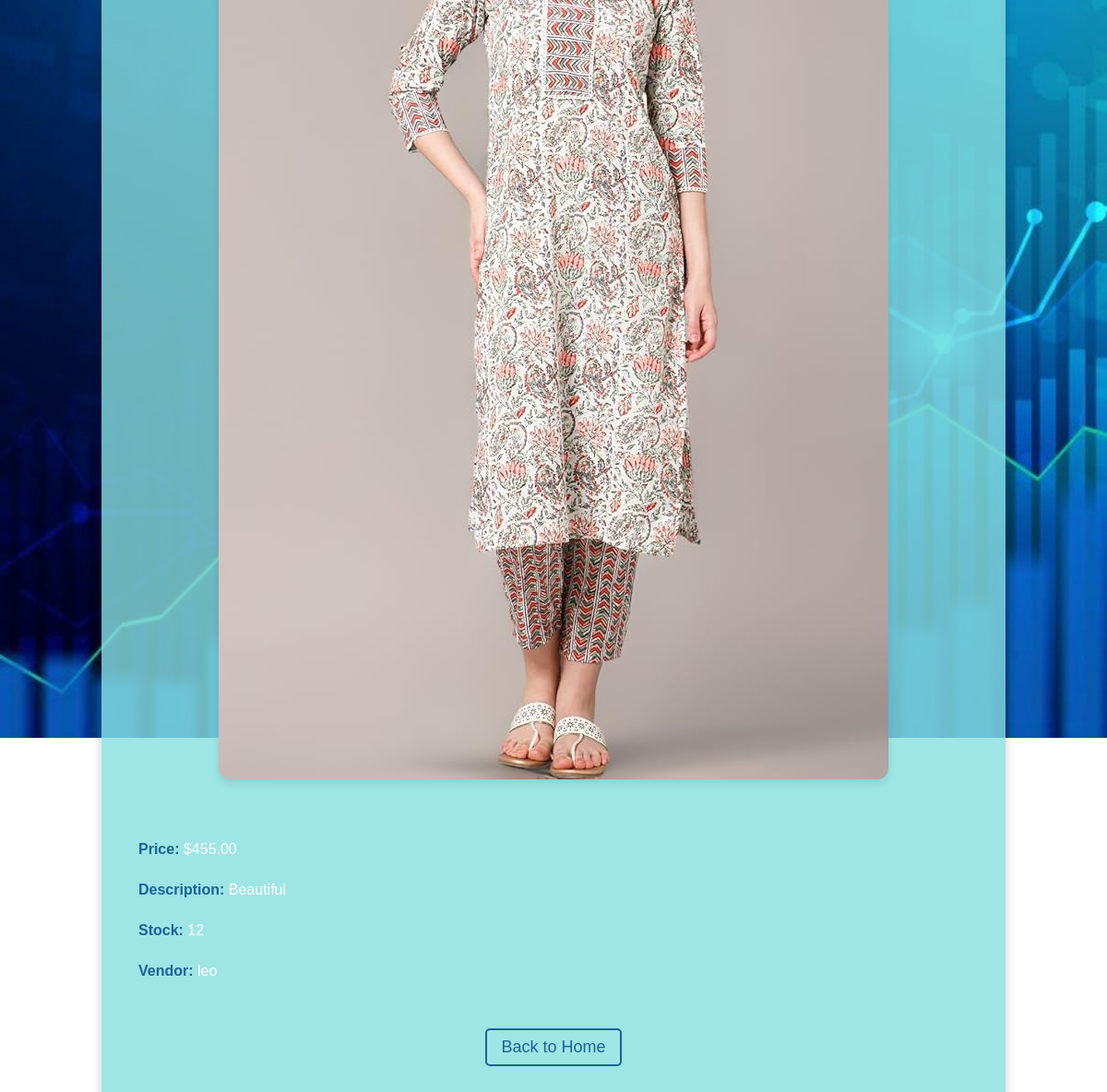
Page /product/1/ (signed in) on the committed database.
### products/models.py (models this page shows, shortened)
class Product(models.Model):
    vendor = models.ForeignKey('auth.User', on_delete=models.CASCADE)
    name = models.CharField(max_length=255)
    price = models.DecimalField(max_digits=10, decimal_places=2)
    quantity = models.CharField(max_length=100)
    description = models.TextField(blank=True, null=True)
    image = models.ImageField(upload_to='products/')
    category = models.ForeignKey(Category, on_delete=models.SET_NULL, null=True, blank=True)
    buy_link = models.URLField(blank=True, null=True)

### products/views.py (the view)
# urls.py: path('product/<int:product_id>/', views.product_detail, name='product_detail'),
@login_required
def product_detail(request, product_id):
    product = get_object_or_404(Product, id=product_id)
    return render(request, 'products/product_detail.html', {'product': product})

### products/templates/products/product_detail.html (shortened to what this page needs)
<!DOCTYPE html>
<html lang="en">
<head>
    {% load static %}
    <link rel="stylesheet" href="/static/css/style.css">
</head>
<body>
    <div class="container">
        <div>
            <img src="{{ product.image.url }}" alt="{{ product.name }}">
        </div>
        <div class="product-details">
            <p><strong>Price:</strong> ${{ product.price }}</p>
            <p><strong>Description:</strong> {{ product.description }}</p>
            <p><strong>Stock:</strong> {{ product.quantity }}</p>
            <p><strong>Vendor:</strong> {{ product.vendor.username }}</p>
        </div>
        <a href="{% url 'home' %}" class="back-link">Back to Home</a>
    </div>
</body>
</html>

### products/static/css/style.css (style rules this page uses)
body { font-family: "Open Sans", sans-serif; color: #0c0c0c; background-color: #ffffff; overflow-x: hidden; }
a, a:hover, a:focus { text-decoration: none; }

### rows in the picture
Product: image (picture), price "455.00", description "Beautiful", quantity "12", vendor.username "leo"
